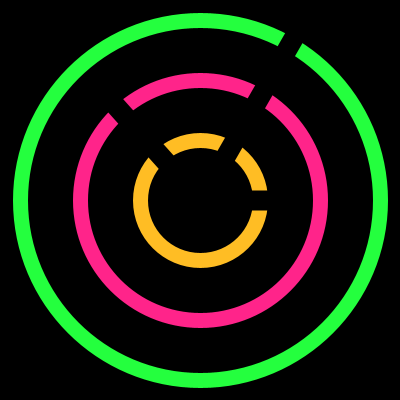
Frame 1 (no input)
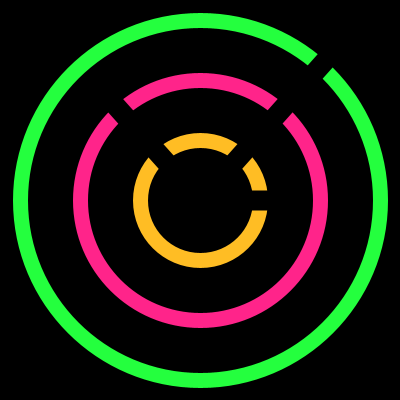
Frame 60 (the mouse pressed at the canvas centre just before this capture)
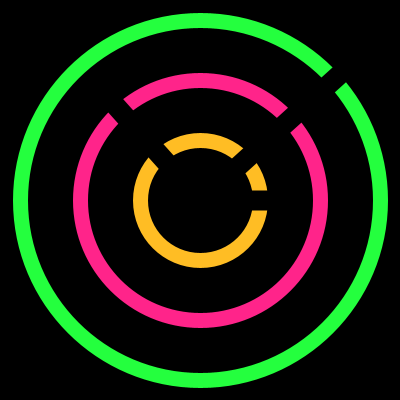
Frame 120 (the mouse held since frame 60 and released just before this capture)

The Processing sketch that drew these frames (run headless with seeded random() and noise(); from frame 60 on, the mouse is pressed at the canvas centre):

// Processing sketch: processing_169538
// ── processing_169538.pde

// The code for an handless analog clock that runs off of your computer system's time

float secondRotation;  
float minuteRotation;
float hourRotation;


void setup () {
  
  size(400,400); 

}


void draw () {

  background(0);
  
  secondRotation = map(second(), 0, 60, 0, 360);
  minuteRotation = map(minute(), 0, 60, 0, 360);
  hourRotation = map(hour(), 0, 24, 0, 720);
  //Defines the rotation paths for the invisible hands of the clock. Mapped in degrees; could also use Pi

  noFill();
  strokeWeight(15);  
  stroke(#FFBD24);
  ellipse(width/2, height/2, 120, 120); //Draws seconds arc
  stroke(#FF248A);
  ellipse(width/2, height/2, 240, 240); //Draws minutes arc
  stroke(#24FF3E);
  ellipse(width/2, height/2, 360, 360); //Draws hours arc
  
  pushMatrix();                   
    translate(width/2, height/2); //Translates the line to the center point of the clock
    rotate(radians(secondRotation)); //Rotates the line along the called upon rotation path
    strokeWeight(20);
    stroke(0);                    //Makes the line the same color as the background
    line(0, 0, 0, -200);          //Draws the invisible line to go slightly past the second hand arch of the clock, creating the effect of a "handless clock"
  popMatrix();
  
  pushMatrix();
    translate(width/2, height/2);
    rotate(radians(minuteRotation));
    line(0, 0, 0, -140);          //Draws the invisible line to go slightly past the minute hand arch
  popMatrix();
  
  pushMatrix();
    translate(width/2, height/2);
    rotate(radians(hourRotation));
    line(0, 0, 0, -70);          //Draws the invisible line to go slightly past the hour hand arch
  popMatrix();

}

  
